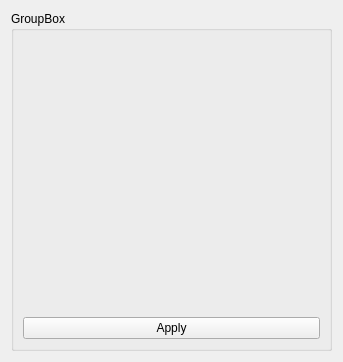
<?xml version="1.0" encoding="UTF-8"?>
<ui version="4.0">
 <class>FrameOSDSpeed</class>
 <widget class="QWidget" name="FrameOSDSpeed">
  <property name="geometry">
   <rect>
    <x>0</x>
    <y>0</y>
    <width>343</width>
    <height>362</height>
   </rect>
  </property>
  <property name="windowTitle">
   <string>Form</string>
  </property>
  <layout class="QVBoxLayout" name="verticalLayout_3">
   <item>
    <widget class="QGroupBox" name="groupBox">
     <property name="title">
      <string>GroupBox</string>
     </property>
     <layout class="QVBoxLayout" name="verticalLayout_2">
      <item>
       <layout class="QVBoxLayout" name="verticalLayout">
        <property name="spacing">
         <number>0</number>
        </property>
        <property name="sizeConstraint">
         <enum>QLayout::SetMinimumSize</enum>
        </property>
        <item>
         <widget class="FrameTextInput" name="inputKnots" native="true"/>
        </item>
        <item>
         <widget class="FrameTextInput" name="inputCourse" native="true"/>
        </item>
        <item>
         <widget class="FrameOSDMode" name="mode" native="true"/>
        </item>
       </layout>
      </item>
      <item>
       <spacer name="verticalSpacer">
        <property name="orientation">
         <enum>Qt::Vertical</enum>
        </property>
        <property name="sizeType">
         <enum>QSizePolicy::Ignored</enum>
        </property>
        <property name="sizeHint" stdset="0">
         <size>
          <width>20</width>
          <height>109</height>
         </size>
        </property>
       </spacer>
      </item>
      <item>
       <widget class="QPushButton" name="pushButton">
        <property name="text">
         <string>Apply</string>
        </property>
       </widget>
      </item>
     </layout>
    </widget>
   </item>
  </layout>
 </widget>
 <customwidgets>
  <customwidget>
   <class>FrameOSDMode</class>
   <extends>QWidget</extends>
   <header>src/view/panel/osd/frame_osd_mode.h</header>
   <container>1</container>
  </customwidget>
  <customwidget>
   <class>FrameTextInput</class>
   <extends>QWidget</extends>
   <header>src/view/shared/frame_text_input.h</header>
   <container>1</container>
  </customwidget>
 </customwidgets>
 <resources/>
 <connections/>
</ui>
